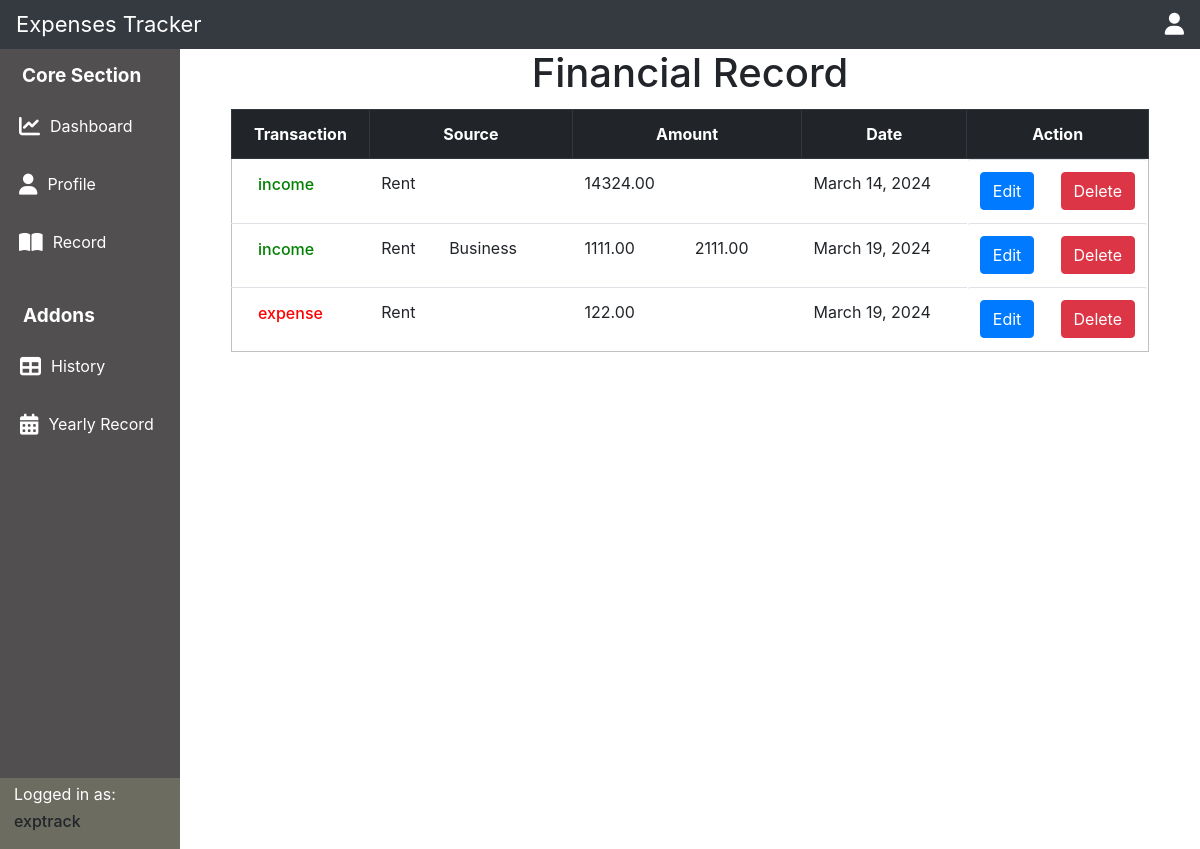
The app's page /record/ (signed in) with its own data.
### exptrack/models.py (models this page shows, shortened)
class Income(models.Model):
    PROFESSION_CHOICES= [
        ('doctor', 'Doctor'),
        ('engineer', 'Engineer'),
        ('teacher', 'Teacher'),
    ]
    CATEGORY_CHOICES = [
        ('income', 'Income'),
        ('expense', 'Expense')
    ]
    user = models.ForeignKey(User, on_delete=models.CASCADE)
    profession = models.CharField(max_length=100, choices=PROFESSION_CHOICES)
    source_1_name = models.CharField(max_length=100, blank=True)
    source_1_amount = models.DecimalField(max_digits=10, decimal_places=2, null=True, blank=True)
    source_2_name = models.CharField(max_length=100, blank=True)
    source_2_amount = models.DecimalField(max_digits=10, decimal_places=2, null=True, blank=True)
    source_3_name = models.CharField(max_length=100, blank=True)
    source_3_amount = models.DecimalField(max_digits=10, decimal_places=2, null=True, blank=True)
    date = models.DateField(auto_now_add=True)
    category = models.CharField(max_length=10, choices=CATEGORY_CHOICES, default='income')
    verbose_name = "Income"
    verbose_name_plural = "Income"

class Expenses(models.Model):
    CATEGORY_CHOICES = [
        ('income', 'Income'),
        ('expense', 'Expense')
    ]
    user = models.ForeignKey(User, on_delete=models.CASCADE)
    source_1_name = models.CharField(max_length=100, blank=True)
    source_1_amount = models.DecimalField(max_digits=10, decimal_places=2, null=True, blank=True)
    source_2_name = models.CharField(max_length=100, blank=True)
    source_2_amount = models.DecimalField(max_digits=10, decimal_places=2, null=True, blank=True)
    source_3_name = models.CharField(max_length=100, blank=True)
    source_3_amount = models.DecimalField(max_digits=10, decimal_places=2, null=True, blank=True)
    date = models.DateField(auto_now_add=True)
    category = models.CharField(max_length=10, choices=CATEGORY_CHOICES, default='expense')
    class Meta:
        verbose_name = "Expense"
        verbose_name_plural = "Expenses"

### exptrack/views.py (the view)
# urls.py: path('record/', views.showrecord, name='showrecord'),
def showrecord(request):
    alldatas = getcombine(request)[:4]
    return render(request, 'record.html',{'alldatas':alldatas})

### exptrack/views.py (called while the page is built)
def getcombine(request):
    user = request.user
    allincome = Income.objects.filter(user=user).exclude(source_1_name=None, source_1_amount=0).exclude(source_2_name=None, source_2_amount=0).exclude(source_3_name=None, source_3_amount=0)
    allexpense = Expenses.objects.filter(user=user).exclude(source_1_name=None, source_1_amount=0).exclude(source_2_name=None, source_2_amount=0).exclude(source_3_name=None, source_3_amount=0).select_related('user')
    return list(allincome) + list(allexpense)

### exptrack/templates/record.html (shortened to what this page needs)
{% extends 'root.html' %} {% block record %}
<div class="maincontainer">
  <h1 style="text-align: center;">Financial Record</h1>
  <table class="table ">
    <thead class="thead-dark">
        <tr>
            <th>Transaction</th>
            <th colspan="3" >Source</th>
            <th colspan="3">Amount</th>
            <th>Date</th>
            <th>Action</th>
        </tr>
    </thead>
    <tbody>
        <tr>
            {% for data in alldatas %}
            <td style="color: {% if data.category == 'income' %} green {% else %} red {% endif %}">
                <h6>{{ data.category }}</h6>
            </td>
            <td>
            {% if data.source_1_name %}
            {{ data.source_1_name }}
        {% endif %}
    </td>
    <td>
        {% if data.source_2_name %}
        {{ data.source_2_name }}
    {% endif %}
</td>
<td>
</td>
            <td>
                {% if data.source_1_amount %}
                {{ data.source_1_amount }}
            {% endif %}
            </td>
            <td>
                {% if data.source_2_amount %}
                {{ data.source_2_amount }}
            {% endif %}
            </td>
            <td>
            </td>
            <td>{{data.date}}</td>
            <td class="btn">
                {% if data.category == 'income' %}
                <a href="{% url 'editincome' data.id %}" class="btn btn-primary">Edit</a>
                <a href="{% url 'deleteincome' data.id %}" class="btn btn-danger">Delete</a>
                {% else %}
                <a href="{% url 'editexpenses' data.id %}" class="btn btn-primary">Edit</a>
                <a href="{% url 'deleteexpenses' data.id%}" class="btn btn-danger">Delete</a>
                {% endif %}
            </td>
        </tr>
       {% endfor %}
    </tbody>
  </table>
{% endblock %}

### exptrack/templates/root.html (shortened to what this page needs)
{% load static %}
<!DOCTYPE html>
<html lang="en">
  <head>
    <link
      rel="stylesheet"
      href="https://cdn.jsdelivr.net/npm/bootstrap@4.0.0/dist/css/bootstrap.min.css"
    />
    <link rel="stylesheet" href="{% static 'css/style.css'%}" />
  </head>
  <body>
    <header class="navbar navbar-dark bg-dark">
      <div class="logo">Expenses Tracker</div>
      <div>
        <div class="topnav " onclick="togglePopup(event)">
              <a href="#" ><i class="fa fa-user"></i></a>
        </div>
      </div>
    </header>
    <main class="mainsection">
      <aside>
        <nav>
          <div class="navone">
            <h6>Core Section</h6>
          <ul>
            <a  href="{% url 'home' %}" class="nav-link">
              <i class="fa fa-chart-line"></i>
              <p>Dashboard</p>
          </a>
              <a href="{% url 'profile' %}" class="nav-link">
                <i class="fa fa-user"></i>
                <p>Profile</p>
              </a>
              <a href="{% url 'showrecord' %}" class="nav-link">
                <i class="fa fa-book-open"></i>
                <p>Record</p>
              </a>
          </ul>
        </div>
        <div class="navtwo">
          <h6>Addons</h6>
        <ul>
          <a href="{% url 'allhistory' %}" class="nav-link">
            <i class="fa fa-table"></i>
            <p>History</p>
          </a>
            <a href="{% url 'yearrecord' %}" class="nav-link">
              <i class="fa fa-calendar"></i>
              <p>Yearly Record</p>
            </a>
        </ul>
      </div>
        </nav>
        <div class="account">
          <ul>
                <p>Logged in as:</p>
                <h6>{{user.username}}</h6>
          </ul>
        </div>
      </aside>
      <div>
        {% block record %}
        {% endblock %}
      </div>
    </main>
  </body>
</html>

### static/css/style.css (style rules this page uses)
* { margin: 0; padding: 0; box-sizing: border-box; }
header { display: flex; justify-content: space-between; align-items: center; font-size: 22px; padding: 7px; color: white; }
header a i { font-size: 22px; color: white; }
.mainsection { height: 100vh; display: grid; grid-template-columns: 15% 85%; }
.mainsection .navone, .navtwo { padding: 2px 4px; }
.mainsection aside { background: rgb(81, 79, 79); }
.nav-link { display: flex; }
.nav-link i { vertical-align: middle; margin-right: 5px; display: inline-block; line-height: 2; font-size: 21px; }
.mainsection aside { display: flex; justify-content: space-between; flex-direction: column; }
.mainsection aside .account { background-color: rgb(108, 108, 97); }
.mainsection aside .account p, h6 { margin: 2px; padding: 2px; vertical-align: middle; margin-left: 12px; }
.mainsection aside nav h6, p { color: white; padding: 7px; }
.mainsection aside nav h6 { font-weight: bolder; font-size: 19px; }
.mainsection aside nav .navone { padding: 7px 3px; }
.mainsection aside nav .navone a, .navtwo a { text-decoration: none; }
.nav-link i { color: white; }
.nav-link p { margin: auto 2px; }
.logincontainer .loginform input, p { margin: 12px; padding: 7px; }
.registercontainer .registerform input, p { margin: 2px; padding: 3px; }
.maincontainer table { width: 90%; margin: auto; margin-top: 12px; border: 1px solid silver; }
.maincontainer table th { border: 1px solid black; text-align: center; }
.maincontainer table tr .btn { display: flex; justify-content: space-between; }

### records on screen
Income: category "income", source_1_name "Rent", source_1_amount "14324.00", date "March 14, 2024", shows "Edit"
Income: category "income", source_1_name "Rent", source_2_name "Business", source_1_amount "1111.00", source_2_amount "2111.00", date "March 19, 2024", shows "Edit"
Expenses: category "expense", source_1_name "Rent", source_1_amount "122.00", date "March 19, 2024", shows "Edit"

### other values on screen
{{ user.username }} "exptrack"
